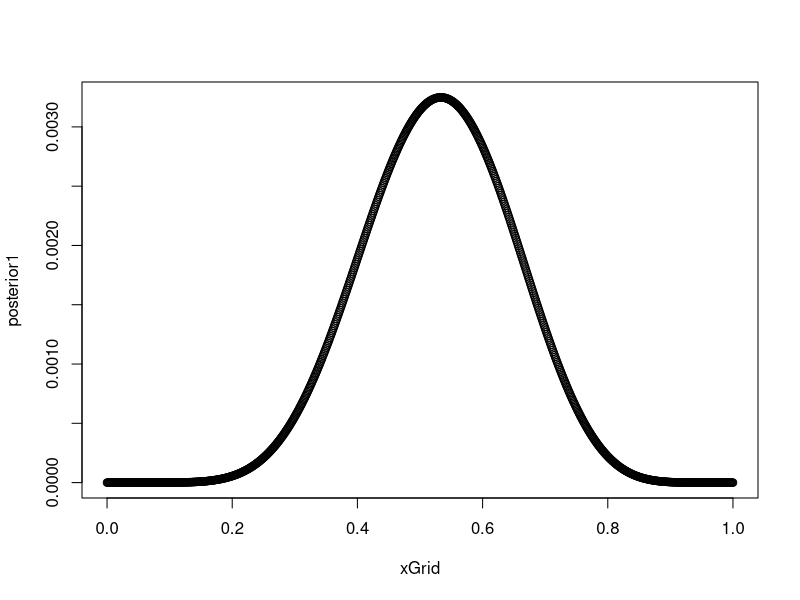
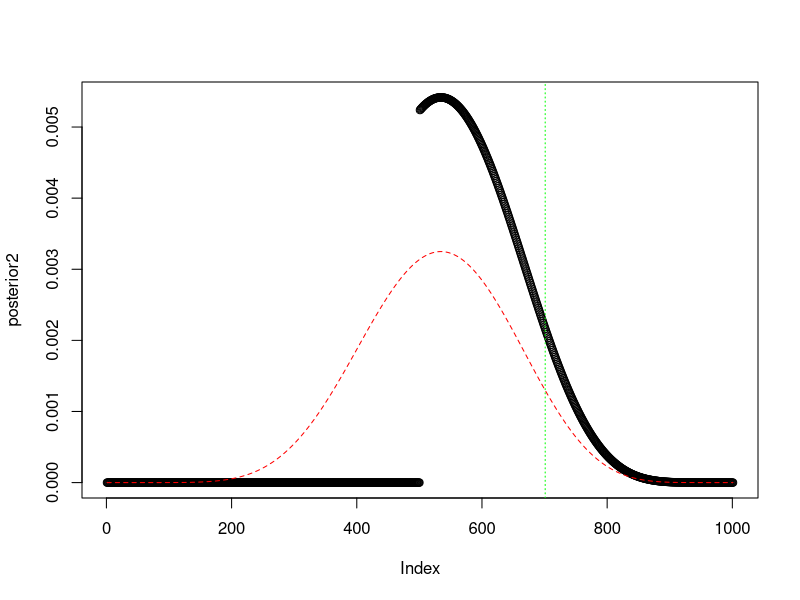

Here is the R script that generated these plots, in order: (Note: this script raises an error after producing the figures.)


# function declarations ========================================================

standardize <- function(distr) distr / sum(distr)

gridApprox <- function(likelihood, prior){
  if(length(likelihood) != length(prior)) stop("likelihood and prior must have same length")
  standardize(likelihood * prior)
}

# questions ====================================================================

#1 -----------------------------------------------------------------------------
# Suppose the globe tossing data had turned out to be 8 water in 15 tosses.
# Construct the posterior distribution, using grid approximation. 
# Use the same flat prior as before.

xGrid <- seq(0,1,length.out = 1001)
priorInit <- rep(1,length(xGrid))
probData <- dbinom(8,15,prob = xGrid)
posterior1 <- gridApprox(probData, priorInit)
plot(xGrid,posterior1)

# 2 ----------------------------------------------------------------------------
# Start over in 1, but now use a prior that is zero below p = 0:5 and a constant
# above p = 0:5. This corresponds to prior information that a majority
# of the Earth's surface is water. What difference does the better prior make?
# If it helps, compare posterior distributions (using both priors) to the true
# value p = 0:7.

prior2 <- ifelse(xGrid >= 0.5, 1, 0)
posterior2 <- gridApprox(probData, prior2)

# comparing plots
plot(posterior2, lty = 1)
lines(posterior1, col = 'red', lty = 2)
abline(v = 701, col = 'green', lty = 'dotted')


# 3 ----------------------------------------------------------------------------
# This problem is more open-ended than the others. Feel free to collaborate
# on the solution. Suppose you want to estimate the Earth's proportion of
# water very precisely. Specifically, you want the 99% percentile interval of the
# posterior distribution of p to be only 0.05 wide. This means the distance between
# the upper and lower bound of the interval should be 0.05. How many
# times will you have to toss the globe to do this? I won't require a precise
# answer. I'm honestly more interested in your approach.

f <- function(n){
  dbinom(n*0.7, n, xGrid) %>% 
  extract(., 0 < .) %>% 
  length() %>%
  subtract(50) %>% 
  raise_to_power(2)
}

minN <- optim(par = 10000, fn = f,method = 'Brent', 
              lower = 400000, upper = 500000)$par


g <- function(n){
  dbinom(n*0.7, n, seq(0.6,0.8,by = 0.01)) %>% 
    extract(., 0 < .) %>% 
    length()
}

h <- function(n) dbinom(n*0.7, n, xGrid)




################################################################################
set.seed(100)
N <- 2000
p_true <- 0.7
W <- rbinom( 1 , size=N , prob=p_true )
p_grid <- seq( from=0 , to=1 , by=0.001 )
prior <- rep( 1 , length(p_grid) )
prob_data <- dbinom( W , size=N , prob=p_grid )
posterior <- prob_data * prior
posterior <- posterior / sum(posterior)
samples <- sample( p_grid , prob=posterior , size=1e4 , replace=TRUE )
PI99 <- PI( samples , 0.99 )
as.numeric( PI99[2] - PI99[1] )





f <- function( N ) {
  p_true <- 0.7
  W <- rbinom( 1 , size=N , prob=p_true )
  p_grid <- seq( from=0 , to=1 , length.out=1000 )
  prior <- rep( 1 , 1000 )
  prob_data <- dbinom( W , size=N , prob=p_grid )
  posterior <- prob_data * prior
  posterior <- posterior / sum(posterior)
  samples <- sample( p_grid , prob=posterior , size=1e4 , replace=TRUE )
  PI99 <- PI( samples , 0.99 )
  as.numeric( PI99[2] - PI99[1] )
}


























